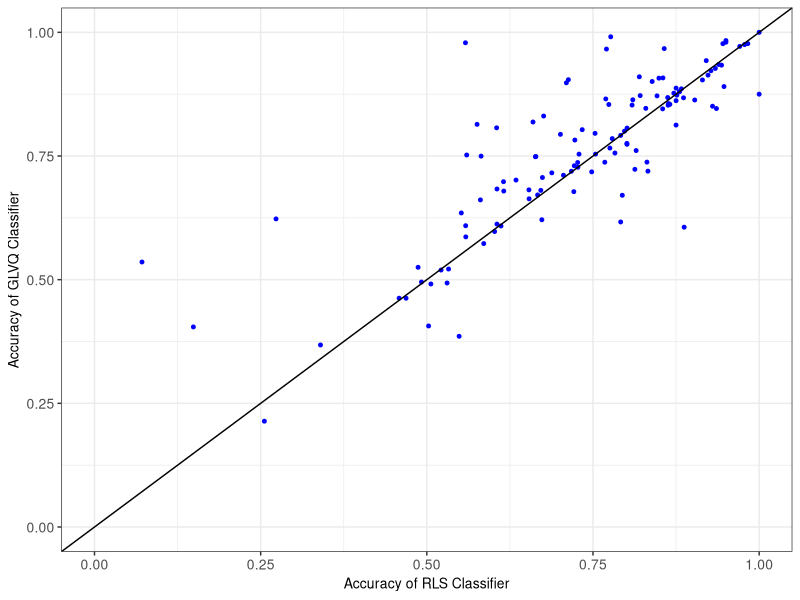

Recreate this plot in R.
library(dplyr)
library(ggplot2)

lmsClass <- read.csv(file="lms_class_acc.csv", sep='\t', header=FALSE)
lvqClass <- read.csv(file="lvq_class_acc.csv", sep='\t', header=FALSE)
compData <- cbind(lmsClass, lvqClass)
colnames(compData) <- c("LMS", "LVQ")

mean(compData[, "LMS"])
mean(compData[, "LVQ"])

t.test(compData$LMS, compData$LVQ, paired = TRUE)

shapiro.test(compData$LMS)
shapiro.test(compData$LVQ)
wilcox.test(compData$LMS, compData$LVQ, paired = TRUE)

cor(compData$LMS, compData$LVQ)


png("first_figure.png", width=1000, height=900, res=300)

ggplot(compData, aes(x=LMS, y=LVQ)) +
  geom_point(size = 1, color = "blue") +
  geom_abline(slope=1, intercept=0) +
  xlim(0.0, 1.0) +
  ylim(0.0, 1.0) +
  xlab("Accuracy of RLS Classifier") +
  ylab("Accuracy of GLVQ Classifier") +
  theme_bw() +
  theme(axis.text.x=element_text(size=10),
        axis.text.y=element_text(size=10),
        axis.title.x=element_text(size=10),
        axis.title.y=element_text(size=10))
#        text=element_text(family="Arial", size=10))

dev.off()

